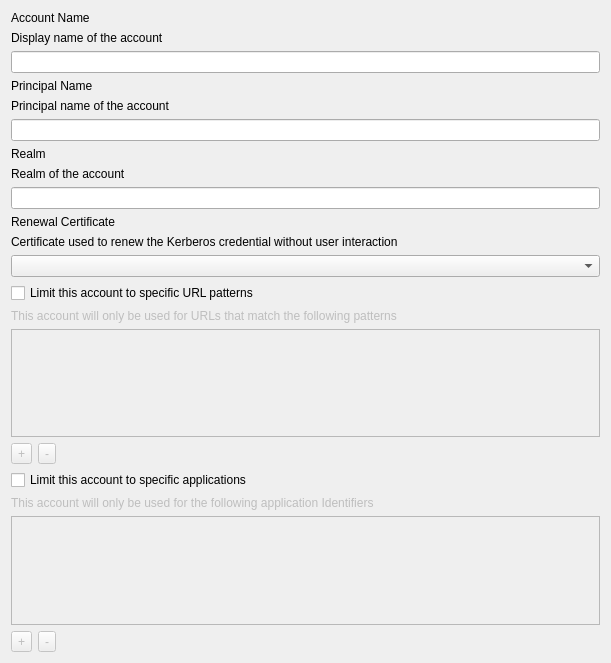
<?xml version="1.0" encoding="UTF-8"?>
<ui version="4.0">
 <class>SingleSignonForm</class>
 <widget class="QWidget" name="SingleSignonForm">
  <property name="geometry">
   <rect>
    <x>0</x>
    <y>0</y>
    <width>611</width>
    <height>663</height>
   </rect>
  </property>
  <property name="windowTitle">
   <string>Form</string>
  </property>
  <layout class="QGridLayout" name="gridLayout">
   <item row="13" column="0">
    <widget class="QWidget" name="URLWidget" native="true">
     <property name="enabled">
      <bool>false</bool>
     </property>
     <layout class="QVBoxLayout" name="verticalLayout">
      <property name="leftMargin">
       <number>0</number>
      </property>
      <property name="topMargin">
       <number>0</number>
      </property>
      <property name="rightMargin">
       <number>0</number>
      </property>
      <property name="bottomMargin">
       <number>0</number>
      </property>
      <item>
       <widget class="QLabel" name="lTipLitmiToURLs">
        <property name="text">
         <string>This account will only be used for URLs that match the following patterns</string>
        </property>
       </widget>
      </item>
      <item>
       <widget class="QListWidget" name="URLPatternsList"/>
      </item>
      <item>
       <layout class="QHBoxLayout" name="horizontalLayout">
        <item>
         <widget class="QToolButton" name="addURLPattern">
          <property name="text">
           <string>+</string>
          </property>
         </widget>
        </item>
        <item>
         <widget class="QToolButton" name="removeURLPattern">
          <property name="enabled">
           <bool>false</bool>
          </property>
          <property name="text">
           <string>-</string>
          </property>
         </widget>
        </item>
        <item>
         <spacer name="horizontalSpacer">
          <property name="orientation">
           <enum>Qt::Horizontal</enum>
          </property>
          <property name="sizeHint" stdset="0">
           <size>
            <width>40</width>
            <height>20</height>
           </size>
          </property>
         </spacer>
        </item>
       </layout>
      </item>
     </layout>
    </widget>
   </item>
   <item row="18" column="0">
    <widget class="QWidget" name="ApplicationIdsWidget" native="true">
     <property name="enabled">
      <bool>false</bool>
     </property>
     <layout class="QVBoxLayout" name="verticalLayout_2">
      <property name="leftMargin">
       <number>0</number>
      </property>
      <property name="topMargin">
       <number>0</number>
      </property>
      <property name="rightMargin">
       <number>0</number>
      </property>
      <property name="bottomMargin">
       <number>0</number>
      </property>
      <item>
       <widget class="QLabel" name="lTipLimitToApplication">
        <property name="text">
         <string>This account will only be used for the following application Identifiers</string>
        </property>
       </widget>
      </item>
      <item>
       <widget class="QListWidget" name="ApplicationIdList"/>
      </item>
      <item>
       <layout class="QHBoxLayout" name="horizontalLayout_2">
        <item>
         <widget class="QToolButton" name="addApplicationID">
          <property name="text">
           <string>+</string>
          </property>
         </widget>
        </item>
        <item>
         <widget class="QToolButton" name="removeApplicationID">
          <property name="enabled">
           <bool>false</bool>
          </property>
          <property name="text">
           <string>-</string>
          </property>
         </widget>
        </item>
        <item>
         <spacer name="horizontalSpacer_2">
          <property name="orientation">
           <enum>Qt::Horizontal</enum>
          </property>
          <property name="sizeHint" stdset="0">
           <size>
            <width>40</width>
            <height>20</height>
           </size>
          </property>
         </spacer>
        </item>
       </layout>
      </item>
     </layout>
    </widget>
   </item>
   <item row="5" column="0">
    <widget class="QLineEdit" name="PrincipalNameField"/>
   </item>
   <item row="4" column="0">
    <widget class="QLabel" name="lTipPrincipalName">
     <property name="text">
      <string>Principal name of the account</string>
     </property>
     <property name="wordWrap">
      <bool>true</bool>
     </property>
    </widget>
   </item>
   <item row="7" column="0">
    <widget class="QLabel" name="lTipRealm">
     <property name="text">
      <string>Realm of the account</string>
     </property>
     <property name="wordWrap">
      <bool>true</bool>
     </property>
    </widget>
   </item>
   <item row="3" column="0">
    <widget class="QLabel" name="PrincipalNameTitle">
     <property name="text">
      <string>Principal Name</string>
     </property>
    </widget>
   </item>
   <item row="12" column="0">
    <widget class="QCheckBox" name="LimitToURLsField">
     <property name="text">
      <string>Limit this account to specific URL patterns</string>
     </property>
    </widget>
   </item>
   <item row="8" column="0">
    <widget class="QLineEdit" name="RealmField">
     <property name="echoMode">
      <enum>QLineEdit::Normal</enum>
     </property>
    </widget>
   </item>
   <item row="0" column="0">
    <widget class="QLabel" name="AccountNameTitle">
     <property name="text">
      <string>Account Name</string>
     </property>
    </widget>
   </item>
   <item row="1" column="0">
    <widget class="QLabel" name="lTipAccountName">
     <property name="text">
      <string>Display name of the account</string>
     </property>
     <property name="wordWrap">
      <bool>true</bool>
     </property>
    </widget>
   </item>
   <item row="6" column="0">
    <widget class="QLabel" name="RealmTitle">
     <property name="text">
      <string>Realm</string>
     </property>
    </widget>
   </item>
   <item row="2" column="0">
    <widget class="QLineEdit" name="AccountNameField"/>
   </item>
   <item row="17" column="0">
    <widget class="QCheckBox" name="LimitToApplicationIDField">
     <property name="text">
      <string>Limit this account to specific applications</string>
     </property>
    </widget>
   </item>
   <item row="10" column="0">
    <widget class="QLabel" name="lTipRenewalCertificate">
     <property name="text">
      <string>Certificate used to renew the Kerberos credential without user interaction</string>
     </property>
    </widget>
   </item>
   <item row="9" column="0">
    <widget class="QLabel" name="RenewalCertificateTitle">
     <property name="text">
      <string>Renewal Certificate</string>
     </property>
    </widget>
   </item>
   <item row="11" column="0">
    <widget class="QComboBox" name="renewalCertificateCombo"/>
   </item>
  </layout>
 </widget>
 <tabstops>
  <tabstop>AccountNameField</tabstop>
  <tabstop>PrincipalNameField</tabstop>
  <tabstop>RealmField</tabstop>
  <tabstop>LimitToURLsField</tabstop>
  <tabstop>LimitToApplicationIDField</tabstop>
  <tabstop>URLPatternsList</tabstop>
  <tabstop>addURLPattern</tabstop>
  <tabstop>removeURLPattern</tabstop>
  <tabstop>ApplicationIdList</tabstop>
  <tabstop>addApplicationID</tabstop>
  <tabstop>removeApplicationID</tabstop>
 </tabstops>
 <resources/>
 <connections/>
</ui>
